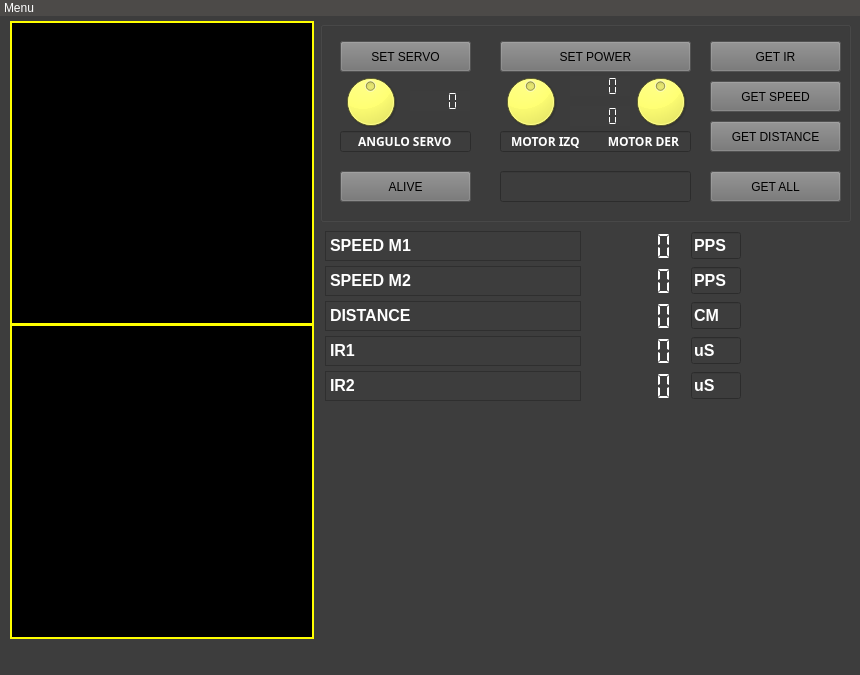
<?xml version="1.0" encoding="UTF-8"?>
<ui version="4.0">
 <class>MainWindow</class>
 <widget class="QMainWindow" name="MainWindow">
  <property name="geometry">
   <rect>
    <x>0</x>
    <y>0</y>
    <width>860</width>
    <height>675</height>
   </rect>
  </property>
  <property name="minimumSize">
   <size>
    <width>860</width>
    <height>675</height>
   </size>
  </property>
  <property name="maximumSize">
   <size>
    <width>860</width>
    <height>675</height>
   </size>
  </property>
  <property name="windowTitle">
   <string>Comunicación entre PC - Mbed</string>
  </property>
  <property name="styleSheet">
   <string notr="true">background-color: rgb(61, 61, 61);</string>
  </property>
  <widget class="QWidget" name="centralwidget">
   <widget class="QWidget" name="layoutWidget">
    <property name="geometry">
     <rect>
      <x>320</x>
      <y>210</y>
      <width>451</width>
      <height>215</height>
     </rect>
    </property>
    <layout class="QGridLayout" name="gridLayout" rowstretch="5,0,0,0,0" columnstretch="5,0,0">
     <property name="sizeConstraint">
      <enum>QLayout::SetMinAndMaxSize</enum>
     </property>
     <property name="leftMargin">
      <number>5</number>
     </property>
     <property name="topMargin">
      <number>5</number>
     </property>
     <property name="rightMargin">
      <number>5</number>
     </property>
     <property name="bottomMargin">
      <number>5</number>
     </property>
     <property name="spacing">
      <number>5</number>
     </property>
     <item row="1" column="1">
      <widget class="QLCDNumber" name="speedScreen2">
       <property name="sizePolicy">
        <sizepolicy hsizetype="Fixed" vsizetype="Fixed">
         <horstretch>0</horstretch>
         <verstretch>0</verstretch>
        </sizepolicy>
       </property>
       <property name="minimumSize">
        <size>
         <width>100</width>
         <height>30</height>
        </size>
       </property>
       <property name="layoutDirection">
        <enum>Qt::LeftToRight</enum>
       </property>
       <property name="styleSheet">
        <string notr="true">color: rgb(255, 255, 255);</string>
       </property>
       <property name="frameShape">
        <enum>QFrame::NoFrame</enum>
       </property>
       <property name="frameShadow">
        <enum>QFrame::Plain</enum>
       </property>
       <property name="segmentStyle">
        <enum>QLCDNumber::Flat</enum>
       </property>
      </widget>
     </item>
     <item row="0" column="2">
      <widget class="QLineEdit" name="lineEdit_3">
       <property name="maximumSize">
        <size>
         <width>50</width>
         <height>16777215</height>
        </size>
       </property>
       <property name="font">
        <font>
         <pointsize>12</pointsize>
         <weight>75</weight>
         <bold>true</bold>
        </font>
       </property>
       <property name="styleSheet">
        <string notr="true">color: rgb(255, 255, 255);</string>
       </property>
       <property name="text">
        <string>PPS</string>
       </property>
       <property name="readOnly">
        <bool>true</bool>
       </property>
      </widget>
     </item>
     <item row="3" column="2">
      <widget class="QLineEdit" name="lineEdit_6">
       <property name="maximumSize">
        <size>
         <width>50</width>
         <height>16777215</height>
        </size>
       </property>
       <property name="font">
        <font>
         <pointsize>12</pointsize>
         <weight>75</weight>
         <bold>true</bold>
        </font>
       </property>
       <property name="styleSheet">
        <string notr="true">color: rgb(255, 255, 255);</string>
       </property>
       <property name="text">
        <string>uS</string>
       </property>
       <property name="readOnly">
        <bool>true</bool>
       </property>
      </widget>
     </item>
     <item row="1" column="2">
      <widget class="QLineEdit" name="lineEdit_4">
       <property name="maximumSize">
        <size>
         <width>50</width>
         <height>16777215</height>
        </size>
       </property>
       <property name="font">
        <font>
         <pointsize>12</pointsize>
         <weight>75</weight>
         <bold>true</bold>
        </font>
       </property>
       <property name="styleSheet">
        <string notr="true">color: rgb(255, 255, 255);</string>
       </property>
       <property name="text">
        <string>PPS</string>
       </property>
       <property name="readOnly">
        <bool>true</bool>
       </property>
      </widget>
     </item>
     <item row="3" column="0">
      <widget class="QTextEdit" name="textEdit_4">
       <property name="sizePolicy">
        <sizepolicy hsizetype="Fixed" vsizetype="Minimum">
         <horstretch>0</horstretch>
         <verstretch>0</verstretch>
        </sizepolicy>
       </property>
       <property name="minimumSize">
        <size>
         <width>100</width>
         <height>30</height>
        </size>
       </property>
       <property name="maximumSize">
        <size>
         <width>16777215</width>
         <height>16777215</height>
        </size>
       </property>
       <property name="styleSheet">
        <string notr="true">color: rgb(255, 255, 255);</string>
       </property>
       <property name="html">
        <string>&lt;!DOCTYPE HTML PUBLIC &quot;-//W3C//DTD HTML 4.0//EN&quot; &quot;http://www.w3.org/TR/REC-html40/strict.dtd&quot;&gt;
&lt;html&gt;&lt;head&gt;&lt;meta name=&quot;qrichtext&quot; content=&quot;1&quot; /&gt;&lt;style type=&quot;text/css&quot;&gt;
p, li { white-space: pre-wrap; }
&lt;/style&gt;&lt;/head&gt;&lt;body style=&quot; font-family:'MS Shell Dlg 2'; font-size:8.25pt; font-weight:400; font-style:normal;&quot;&gt;
&lt;p style=&quot; margin-top:0px; margin-bottom:0px; margin-left:0px; margin-right:0px; -qt-block-indent:0; text-indent:0px;&quot;&gt;&lt;span style=&quot; font-size:12pt; font-weight:600;&quot;&gt;IR1&lt;/span&gt;&lt;/p&gt;&lt;/body&gt;&lt;/html&gt;</string>
       </property>
      </widget>
     </item>
     <item row="4" column="0">
      <widget class="QTextEdit" name="textEdit_5">
       <property name="sizePolicy">
        <sizepolicy hsizetype="Fixed" vsizetype="Minimum">
         <horstretch>0</horstretch>
         <verstretch>0</verstretch>
        </sizepolicy>
       </property>
       <property name="minimumSize">
        <size>
         <width>100</width>
         <height>30</height>
        </size>
       </property>
       <property name="maximumSize">
        <size>
         <width>16777215</width>
         <height>16777215</height>
        </size>
       </property>
       <property name="styleSheet">
        <string notr="true">color: rgb(255, 255, 255);</string>
       </property>
       <property name="html">
        <string>&lt;!DOCTYPE HTML PUBLIC &quot;-//W3C//DTD HTML 4.0//EN&quot; &quot;http://www.w3.org/TR/REC-html40/strict.dtd&quot;&gt;
&lt;html&gt;&lt;head&gt;&lt;meta name=&quot;qrichtext&quot; content=&quot;1&quot; /&gt;&lt;style type=&quot;text/css&quot;&gt;
p, li { white-space: pre-wrap; }
&lt;/style&gt;&lt;/head&gt;&lt;body style=&quot; font-family:'MS Shell Dlg 2'; font-size:8.25pt; font-weight:400; font-style:normal;&quot;&gt;
&lt;p style=&quot; margin-top:0px; margin-bottom:0px; margin-left:0px; margin-right:0px; -qt-block-indent:0; text-indent:0px;&quot;&gt;&lt;span style=&quot; font-size:12pt; font-weight:600;&quot;&gt;IR2&lt;/span&gt;&lt;/p&gt;&lt;/body&gt;&lt;/html&gt;</string>
       </property>
      </widget>
     </item>
     <item row="3" column="1">
      <widget class="QLCDNumber" name="IRScreen1">
       <property name="sizePolicy">
        <sizepolicy hsizetype="Fixed" vsizetype="Fixed">
         <horstretch>0</horstretch>
         <verstretch>0</verstretch>
        </sizepolicy>
       </property>
       <property name="minimumSize">
        <size>
         <width>100</width>
         <height>30</height>
        </size>
       </property>
       <property name="layoutDirection">
        <enum>Qt::LeftToRight</enum>
       </property>
       <property name="styleSheet">
        <string notr="true">color: rgb(255, 255, 255);</string>
       </property>
       <property name="frameShape">
        <enum>QFrame::NoFrame</enum>
       </property>
       <property name="frameShadow">
        <enum>QFrame::Plain</enum>
       </property>
       <property name="segmentStyle">
        <enum>QLCDNumber::Flat</enum>
       </property>
      </widget>
     </item>
     <item row="2" column="2">
      <widget class="QLineEdit" name="lineEdit_5">
       <property name="maximumSize">
        <size>
         <width>50</width>
         <height>16777215</height>
        </size>
       </property>
       <property name="font">
        <font>
         <pointsize>12</pointsize>
         <weight>75</weight>
         <bold>true</bold>
        </font>
       </property>
       <property name="styleSheet">
        <string notr="true">color: rgb(255, 255, 255);</string>
       </property>
       <property name="text">
        <string>CM</string>
       </property>
       <property name="readOnly">
        <bool>true</bool>
       </property>
      </widget>
     </item>
     <item row="2" column="0">
      <widget class="QTextEdit" name="textEdit_3">
       <property name="sizePolicy">
        <sizepolicy hsizetype="Fixed" vsizetype="Minimum">
         <horstretch>0</horstretch>
         <verstretch>0</verstretch>
        </sizepolicy>
       </property>
       <property name="minimumSize">
        <size>
         <width>100</width>
         <height>30</height>
        </size>
       </property>
       <property name="maximumSize">
        <size>
         <width>16777215</width>
         <height>16777215</height>
        </size>
       </property>
       <property name="styleSheet">
        <string notr="true">color: rgb(255, 255, 255);</string>
       </property>
       <property name="html">
        <string>&lt;!DOCTYPE HTML PUBLIC &quot;-//W3C//DTD HTML 4.0//EN&quot; &quot;http://www.w3.org/TR/REC-html40/strict.dtd&quot;&gt;
&lt;html&gt;&lt;head&gt;&lt;meta name=&quot;qrichtext&quot; content=&quot;1&quot; /&gt;&lt;style type=&quot;text/css&quot;&gt;
p, li { white-space: pre-wrap; }
&lt;/style&gt;&lt;/head&gt;&lt;body style=&quot; font-family:'MS Shell Dlg 2'; font-size:8.25pt; font-weight:400; font-style:normal;&quot;&gt;
&lt;p style=&quot; margin-top:0px; margin-bottom:0px; margin-left:0px; margin-right:0px; -qt-block-indent:0; text-indent:0px;&quot;&gt;&lt;span style=&quot; font-size:12pt; font-weight:600;&quot;&gt;DISTANCE&lt;/span&gt;&lt;/p&gt;&lt;/body&gt;&lt;/html&gt;</string>
       </property>
      </widget>
     </item>
     <item row="0" column="0">
      <widget class="QTextEdit" name="textEdit">
       <property name="sizePolicy">
        <sizepolicy hsizetype="Fixed" vsizetype="Minimum">
         <horstretch>0</horstretch>
         <verstretch>0</verstretch>
        </sizepolicy>
       </property>
       <property name="minimumSize">
        <size>
         <width>100</width>
         <height>30</height>
        </size>
       </property>
       <property name="maximumSize">
        <size>
         <width>16777215</width>
         <height>16777215</height>
        </size>
       </property>
       <property name="styleSheet">
        <string notr="true">color: rgb(255, 255, 255);</string>
       </property>
       <property name="frameShape">
        <enum>QFrame::StyledPanel</enum>
       </property>
       <property name="html">
        <string>&lt;!DOCTYPE HTML PUBLIC &quot;-//W3C//DTD HTML 4.0//EN&quot; &quot;http://www.w3.org/TR/REC-html40/strict.dtd&quot;&gt;
&lt;html&gt;&lt;head&gt;&lt;meta name=&quot;qrichtext&quot; content=&quot;1&quot; /&gt;&lt;style type=&quot;text/css&quot;&gt;
p, li { white-space: pre-wrap; }
&lt;/style&gt;&lt;/head&gt;&lt;body style=&quot; font-family:'MS Shell Dlg 2'; font-size:8.25pt; font-weight:400; font-style:normal;&quot;&gt;
&lt;p style=&quot; margin-top:0px; margin-bottom:0px; margin-left:0px; margin-right:0px; -qt-block-indent:0; text-indent:0px;&quot;&gt;&lt;span style=&quot; font-size:12pt; font-weight:600;&quot;&gt;SPEED M1&lt;/span&gt;&lt;/p&gt;&lt;/body&gt;&lt;/html&gt;</string>
       </property>
      </widget>
     </item>
     <item row="4" column="1">
      <widget class="QLCDNumber" name="IRScreen2">
       <property name="sizePolicy">
        <sizepolicy hsizetype="Fixed" vsizetype="Fixed">
         <horstretch>0</horstretch>
         <verstretch>0</verstretch>
        </sizepolicy>
       </property>
       <property name="minimumSize">
        <size>
         <width>100</width>
         <height>30</height>
        </size>
       </property>
       <property name="layoutDirection">
        <enum>Qt::LeftToRight</enum>
       </property>
       <property name="styleSheet">
        <string notr="true">color: rgb(255, 255, 255);</string>
       </property>
       <property name="frameShape">
        <enum>QFrame::NoFrame</enum>
       </property>
       <property name="frameShadow">
        <enum>QFrame::Plain</enum>
       </property>
       <property name="segmentStyle">
        <enum>QLCDNumber::Flat</enum>
       </property>
      </widget>
     </item>
     <item row="4" column="2">
      <widget class="QLineEdit" name="lineEdit_7">
       <property name="maximumSize">
        <size>
         <width>50</width>
         <height>16777215</height>
        </size>
       </property>
       <property name="font">
        <font>
         <pointsize>12</pointsize>
         <weight>75</weight>
         <bold>true</bold>
        </font>
       </property>
       <property name="styleSheet">
        <string notr="true">color: rgb(255, 255, 255);</string>
       </property>
       <property name="text">
        <string>uS</string>
       </property>
       <property name="readOnly">
        <bool>true</bool>
       </property>
      </widget>
     </item>
     <item row="1" column="0">
      <widget class="QTextEdit" name="textEdit_2">
       <property name="sizePolicy">
        <sizepolicy hsizetype="Fixed" vsizetype="Minimum">
         <horstretch>0</horstretch>
         <verstretch>0</verstretch>
        </sizepolicy>
       </property>
       <property name="minimumSize">
        <size>
         <width>100</width>
         <height>30</height>
        </size>
       </property>
       <property name="maximumSize">
        <size>
         <width>16777215</width>
         <height>16777215</height>
        </size>
       </property>
       <property name="styleSheet">
        <string notr="true">color: rgb(255, 255, 255);</string>
       </property>
       <property name="html">
        <string>&lt;!DOCTYPE HTML PUBLIC &quot;-//W3C//DTD HTML 4.0//EN&quot; &quot;http://www.w3.org/TR/REC-html40/strict.dtd&quot;&gt;
&lt;html&gt;&lt;head&gt;&lt;meta name=&quot;qrichtext&quot; content=&quot;1&quot; /&gt;&lt;style type=&quot;text/css&quot;&gt;
p, li { white-space: pre-wrap; }
&lt;/style&gt;&lt;/head&gt;&lt;body style=&quot; font-family:'MS Shell Dlg 2'; font-size:8.25pt; font-weight:400; font-style:normal;&quot;&gt;
&lt;p style=&quot; margin-top:0px; margin-bottom:0px; margin-left:0px; margin-right:0px; -qt-block-indent:0; text-indent:0px;&quot;&gt;&lt;span style=&quot; font-size:12pt; font-weight:600;&quot;&gt;SPEED M2&lt;/span&gt;&lt;/p&gt;&lt;/body&gt;&lt;/html&gt;</string>
       </property>
      </widget>
     </item>
     <item row="2" column="1">
      <widget class="QLCDNumber" name="distanceScreen">
       <property name="sizePolicy">
        <sizepolicy hsizetype="Fixed" vsizetype="Fixed">
         <horstretch>0</horstretch>
         <verstretch>0</verstretch>
        </sizepolicy>
       </property>
       <property name="minimumSize">
        <size>
         <width>100</width>
         <height>30</height>
        </size>
       </property>
       <property name="layoutDirection">
        <enum>Qt::LeftToRight</enum>
       </property>
       <property name="styleSheet">
        <string notr="true">color: rgb(255, 255, 255);</string>
       </property>
       <property name="frameShape">
        <enum>QFrame::NoFrame</enum>
       </property>
       <property name="frameShadow">
        <enum>QFrame::Plain</enum>
       </property>
       <property name="segmentStyle">
        <enum>QLCDNumber::Flat</enum>
       </property>
      </widget>
     </item>
     <item row="0" column="1">
      <widget class="QLCDNumber" name="speedScreen1">
       <property name="sizePolicy">
        <sizepolicy hsizetype="Fixed" vsizetype="Fixed">
         <horstretch>0</horstretch>
         <verstretch>0</verstretch>
        </sizepolicy>
       </property>
       <property name="minimumSize">
        <size>
         <width>100</width>
         <height>30</height>
        </size>
       </property>
       <property name="layoutDirection">
        <enum>Qt::LeftToRight</enum>
       </property>
       <property name="styleSheet">
        <string notr="true">color: rgb(255, 255, 255);</string>
       </property>
       <property name="frameShape">
        <enum>QFrame::NoFrame</enum>
       </property>
       <property name="frameShadow">
        <enum>QFrame::Plain</enum>
       </property>
       <property name="segmentStyle">
        <enum>QLCDNumber::Flat</enum>
       </property>
      </widget>
     </item>
    </layout>
   </widget>
   <widget class="QGroupBox" name="groupBox">
    <property name="geometry">
     <rect>
      <x>320</x>
      <y>5</y>
      <width>531</width>
      <height>201</height>
     </rect>
    </property>
    <property name="title">
     <string/>
    </property>
    <property name="flat">
     <bool>false</bool>
    </property>
    <widget class="QLineEdit" name="lineEdit_2">
     <property name="geometry">
      <rect>
       <x>180</x>
       <y>110</y>
       <width>191</width>
       <height>21</height>
      </rect>
     </property>
     <property name="font">
      <font>
       <family>Arial Black</family>
       <weight>75</weight>
       <bold>true</bold>
      </font>
     </property>
     <property name="styleSheet">
      <string notr="true">color: rgb(255, 255, 255);</string>
     </property>
     <property name="text">
      <string>MOTOR IZQ         MOTOR DER</string>
     </property>
     <property name="alignment">
      <set>Qt::AlignCenter</set>
     </property>
     <property name="readOnly">
      <bool>true</bool>
     </property>
    </widget>
    <widget class="QDial" name="dialPower2">
     <property name="geometry">
      <rect>
       <x>310</x>
       <y>50</y>
       <width>61</width>
       <height>61</height>
      </rect>
     </property>
     <property name="styleSheet">
      <string notr="true">background-color: rgb(255, 255, 0);</string>
     </property>
     <property name="minimum">
      <number>-1000</number>
     </property>
     <property name="maximum">
      <number>1000</number>
     </property>
    </widget>
    <widget class="QPushButton" name="pushButton_2">
     <property name="geometry">
      <rect>
       <x>390</x>
       <y>100</y>
       <width>131</width>
       <height>31</height>
      </rect>
     </property>
     <property name="styleSheet">
      <string notr="true">background-color: rgb(115, 115, 115);
color: rgb(0, 0, 0);
border-color: rgb(255, 255, 255);</string>
     </property>
     <property name="text">
      <string>GET DISTANCE</string>
     </property>
     <property name="flat">
      <bool>false</bool>
     </property>
    </widget>
    <widget class="QPushButton" name="servoButton">
     <property name="geometry">
      <rect>
       <x>20</x>
       <y>20</y>
       <width>131</width>
       <height>31</height>
      </rect>
     </property>
     <property name="styleSheet">
      <string notr="true">background-color: rgb(115, 115, 115);
color: rgb(0, 0, 0);
border-color: rgb(255, 255, 255);</string>
     </property>
     <property name="text">
      <string>SET SERVO</string>
     </property>
     <property name="flat">
      <bool>false</bool>
     </property>
    </widget>
    <widget class="QPushButton" name="powerButton">
     <property name="geometry">
      <rect>
       <x>180</x>
       <y>20</y>
       <width>191</width>
       <height>31</height>
      </rect>
     </property>
     <property name="styleSheet">
      <string notr="true">background-color: rgb(115, 115, 115);
color: rgb(0, 0, 0);
border-color: rgb(255, 255, 255);</string>
     </property>
     <property name="text">
      <string>SET POWER</string>
     </property>
     <property name="flat">
      <bool>false</bool>
     </property>
    </widget>
    <widget class="QPushButton" name="pushButton">
     <property name="geometry">
      <rect>
       <x>390</x>
       <y>60</y>
       <width>131</width>
       <height>31</height>
      </rect>
     </property>
     <property name="styleSheet">
      <string notr="true">background-color: rgb(115, 115, 115);
color: rgb(0, 0, 0);
border-color: rgb(255, 255, 255);</string>
     </property>
     <property name="text">
      <string>GET SPEED</string>
     </property>
     <property name="flat">
      <bool>false</bool>
     </property>
    </widget>
    <widget class="QLCDNumber" name="lcdPower1">
     <property name="geometry">
      <rect>
       <x>250</x>
       <y>55</y>
       <width>60</width>
       <height>20</height>
      </rect>
     </property>
     <property name="styleSheet">
      <string notr="true">color: rgb(255, 255, 255);</string>
     </property>
     <property name="frameShape">
      <enum>QFrame::NoFrame</enum>
     </property>
     <property name="frameShadow">
      <enum>QFrame::Plain</enum>
     </property>
     <property name="lineWidth">
      <number>0</number>
     </property>
     <property name="digitCount">
      <number>4</number>
     </property>
     <property name="segmentStyle">
      <enum>QLCDNumber::Flat</enum>
     </property>
    </widget>
    <widget class="QLCDNumber" name="lcdAngulo">
     <property name="geometry">
      <rect>
       <x>90</x>
       <y>70</y>
       <width>60</width>
       <height>20</height>
      </rect>
     </property>
     <property name="styleSheet">
      <string notr="true">color: rgb(255, 255, 255);</string>
     </property>
     <property name="frameShape">
      <enum>QFrame::NoFrame</enum>
     </property>
     <property name="frameShadow">
      <enum>QFrame::Plain</enum>
     </property>
     <property name="lineWidth">
      <number>0</number>
     </property>
     <property name="digitCount">
      <number>4</number>
     </property>
     <property name="segmentStyle">
      <enum>QLCDNumber::Flat</enum>
     </property>
    </widget>
    <widget class="QLCDNumber" name="lcdPower2">
     <property name="geometry">
      <rect>
       <x>250</x>
       <y>85</y>
       <width>60</width>
       <height>20</height>
      </rect>
     </property>
     <property name="styleSheet">
      <string notr="true">color: rgb(255, 255, 255);</string>
     </property>
     <property name="frameShape">
      <enum>QFrame::NoFrame</enum>
     </property>
     <property name="frameShadow">
      <enum>QFrame::Plain</enum>
     </property>
     <property name="lineWidth">
      <number>0</number>
     </property>
     <property name="digitCount">
      <number>4</number>
     </property>
     <property name="segmentStyle">
      <enum>QLCDNumber::Flat</enum>
     </property>
    </widget>
    <widget class="QDial" name="dialServo">
     <property name="geometry">
      <rect>
       <x>20</x>
       <y>50</y>
       <width>61</width>
       <height>61</height>
      </rect>
     </property>
     <property name="styleSheet">
      <string notr="true">QDial{
	background-color: rgb(255, 255, 0);
}</string>
     </property>
     <property name="minimum">
      <number>-90</number>
     </property>
     <property name="maximum">
      <number>90</number>
     </property>
    </widget>
    <widget class="QDial" name="dialPower1">
     <property name="geometry">
      <rect>
       <x>180</x>
       <y>50</y>
       <width>61</width>
       <height>61</height>
      </rect>
     </property>
     <property name="styleSheet">
      <string notr="true">background-color: rgb(255, 255, 0);</string>
     </property>
     <property name="minimum">
      <number>-1000</number>
     </property>
     <property name="maximum">
      <number>1000</number>
     </property>
    </widget>
    <widget class="QLineEdit" name="lineEdit">
     <property name="geometry">
      <rect>
       <x>20</x>
       <y>110</y>
       <width>131</width>
       <height>21</height>
      </rect>
     </property>
     <property name="font">
      <font>
       <family>Arial Black</family>
       <weight>75</weight>
       <bold>true</bold>
       <stylestrategy>PreferDefault</stylestrategy>
      </font>
     </property>
     <property name="styleSheet">
      <string notr="true">color: rgb(255, 255, 255);</string>
     </property>
     <property name="text">
      <string>ANGULO SERVO</string>
     </property>
     <property name="alignment">
      <set>Qt::AlignCenter</set>
     </property>
     <property name="readOnly">
      <bool>true</bool>
     </property>
    </widget>
    <widget class="QPushButton" name="pushButton_3">
     <property name="geometry">
      <rect>
       <x>390</x>
       <y>20</y>
       <width>131</width>
       <height>31</height>
      </rect>
     </property>
     <property name="styleSheet">
      <string notr="true">background-color: rgb(115, 115, 115);
color: rgb(0, 0, 0);
border-color: rgb(255, 255, 255);</string>
     </property>
     <property name="text">
      <string>GET IR</string>
     </property>
     <property name="flat">
      <bool>false</bool>
     </property>
    </widget>
    <widget class="QPushButton" name="botonAlive">
     <property name="geometry">
      <rect>
       <x>20</x>
       <y>150</y>
       <width>131</width>
       <height>31</height>
      </rect>
     </property>
     <property name="styleSheet">
      <string notr="true">background-color: rgb(115, 115, 115);
color: rgb(0, 0, 0);
border-color: rgb(255, 255, 255);</string>
     </property>
     <property name="text">
      <string>ALIVE</string>
     </property>
     <property name="flat">
      <bool>false</bool>
     </property>
    </widget>
    <widget class="QPushButton" name="botonAll">
     <property name="geometry">
      <rect>
       <x>390</x>
       <y>150</y>
       <width>131</width>
       <height>31</height>
      </rect>
     </property>
     <property name="styleSheet">
      <string notr="true">background-color: rgb(115, 115, 115);
color: rgb(0, 0, 0);
border-color: rgb(255, 255, 255);</string>
     </property>
     <property name="text">
      <string>GET ALL</string>
     </property>
     <property name="flat">
      <bool>false</bool>
     </property>
    </widget>
    <widget class="QLineEdit" name="aliveEdit">
     <property name="geometry">
      <rect>
       <x>180</x>
       <y>150</y>
       <width>191</width>
       <height>31</height>
      </rect>
     </property>
     <property name="styleSheet">
      <string notr="true">color: rgb(255, 255, 255);</string>
     </property>
    </widget>
   </widget>
   <widget class="QFrame" name="frame">
    <property name="geometry">
     <rect>
      <x>10</x>
      <y>5</y>
      <width>304</width>
      <height>618</height>
     </rect>
    </property>
    <property name="styleSheet">
     <string notr="true">QFrame{
	
	background-color: rgb(255, 255, 0);
	border: 1px;
}</string>
    </property>
    <property name="frameShape">
     <enum>QFrame::StyledPanel</enum>
    </property>
    <property name="frameShadow">
     <enum>QFrame::Raised</enum>
    </property>
    <widget class="QWidget" name="Radarwidget" native="true">
     <property name="geometry">
      <rect>
       <x>2</x>
       <y>305</y>
       <width>300</width>
       <height>311</height>
      </rect>
     </property>
     <property name="focusPolicy">
      <enum>Qt::NoFocus</enum>
     </property>
     <property name="styleSheet">
      <string notr="true">QWidget{
	background-color: rgb(0, 0, 0);
}
</string>
     </property>
    </widget>
    <widget class="QWidget" name="Speedwidget" native="true">
     <property name="geometry">
      <rect>
       <x>2</x>
       <y>2</y>
       <width>300</width>
       <height>300</height>
      </rect>
     </property>
     <property name="focusPolicy">
      <enum>Qt::NoFocus</enum>
     </property>
     <property name="styleSheet">
      <string notr="true">QWidget{
	background-color: rgb(0, 0, 0);
}
</string>
     </property>
    </widget>
   </widget>
  </widget>
  <widget class="QMenuBar" name="menubar">
   <property name="geometry">
    <rect>
     <x>0</x>
     <y>0</y>
     <width>860</width>
     <height>17</height>
    </rect>
   </property>
   <property name="styleSheet">
    <string notr="true">QMenuBar {    
	color: rgb(255, 255, 255);
	background-color: rgb(76,74,72);
    spacing: 0px; /* spacing between menu bar items */
}

QMenuBar::item {
    padding: 1px 4px;
    background: transparent;
}

QMenuBar::item:selected { /* when selected using mouse or keyboard */
    background: #757575;
}</string>
   </property>
   <widget class="QMenu" name="menuMenu">
    <property name="styleSheet">
     <string notr="true">selection-background-color: rgb(117, 117, 117);
color: rgb(255, 255, 255);</string>
    </property>
    <property name="title">
     <string>Menu</string>
    </property>
    <widget class="QMenu" name="menuComunicaci_n">
     <property name="styleSheet">
      <string notr="true">selection-background-color: rgb(117, 117, 117);
color: rgb(255, 255, 255);</string>
     </property>
     <property name="title">
      <string>Comunicación</string>
     </property>
     <addaction name="actionEscaneo_de_Puertos"/>
     <addaction name="actionDesconectar"/>
     <addaction name="actionConectar"/>
    </widget>
    <addaction name="menuComunicaci_n"/>
    <addaction name="actionSalir"/>
   </widget>
   <addaction name="menuMenu"/>
  </widget>
  <widget class="QStatusBar" name="statusbar">
   <property name="styleSheet">
    <string notr="true">color: rgb(255, 255, 255);</string>
   </property>
  </widget>
  <action name="actionSalir">
   <property name="text">
    <string>Salir</string>
   </property>
  </action>
  <action name="actionEscaneo_de_Puertos">
   <property name="text">
    <string>Escaneo de Puertos</string>
   </property>
  </action>
  <action name="actionDesconectar">
   <property name="text">
    <string>Desconectar</string>
   </property>
   <property name="toolTip">
    <string>Desconectar</string>
   </property>
  </action>
  <action name="actionConectar">
   <property name="text">
    <string>Conectar</string>
   </property>
  </action>
 </widget>
 <resources/>
 <connections/>
</ui>
